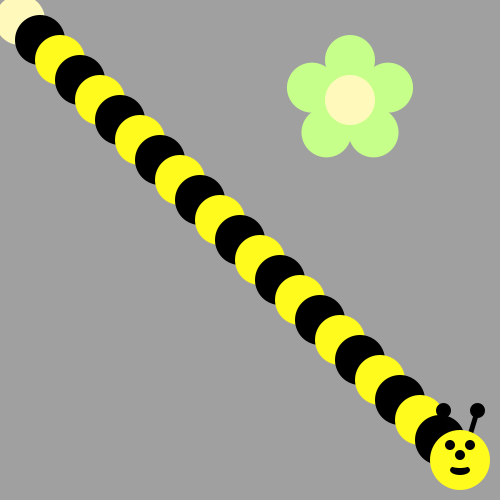
Frame 1 (no input)
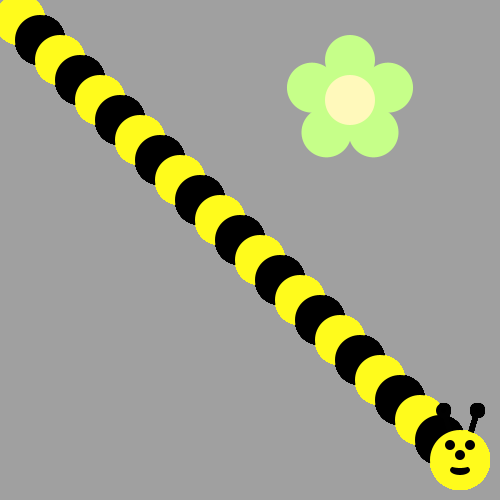
Frame 60 (the mouse pressed at the canvas centre just before this capture)
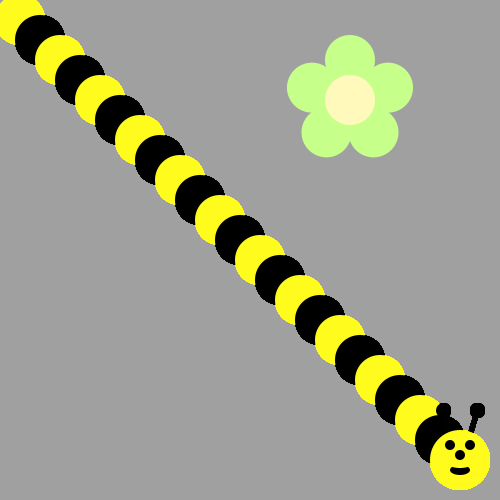
Frame 120 (the mouse held since frame 60 and released just before this capture)

The Processing sketch that drew these frames (run headless with seeded random() and noise(); from frame 60 on, the mouse is pressed at the canvas centre):

// Processing sketch: BumbleBee
// ── BumbleBee.pde
void draw() {
  int X = 20;
  int Y = 20;
  for (int i=0; i<22; i++){
   
   ellipse(X,Y,50,50); 
    Y += 20;
    X += 20;
  if (i % 2 == 0){
    fill(#000000);
  }else{
       fill(255, 251, 28);
  }
}

  drawBeeFace(X,Y);
/*Use a loop to make a body for the Bee!
Then put his head on using drawBeeFace(x,y)
Use Modulo to make the colors alternate 
*/
}

void drawFlower(int x, int y) {
     noStroke();
     translate(x, y);
     // draw 5 petals, rotating after each one
     fill(#c6ff89);      // green
      for (int i = 0; i < 5; i++) {
           ellipse(0, -40, 50, 50);
          rotate(radians(72));
     }
     fill(#fff9bb); // light yellow
     ellipse(0, 0, 50, 50);
} 
void drawBeeFace(int BeeFaceX, int BeeFaceY) {
     noStroke();
     fill(0, 0, 0);
     stroke(1);
     strokeWeight(5);
     line(BeeFaceX-10, BeeFaceY-27, BeeFaceX-17, BeeFaceY-50);
     line(BeeFaceX+10, BeeFaceY-27, BeeFaceX+17, BeeFaceY-50);
     ellipse(BeeFaceX-17, BeeFaceY-50, 10, 10);
     ellipse(BeeFaceX+17, BeeFaceY-50, 10, 10);
     noStroke();
     fill(255, 251, 28);
     ellipse(BeeFaceX, BeeFaceY, 60, 60); // face
     fill(255, 237, 209);
     fill(0,0,0);
      ellipse(BeeFaceX-10, BeeFaceY-15, 10, 10); // eyes
     ellipse(BeeFaceX+10, BeeFaceY-15, 10, 10);
      ellipse(BeeFaceX, BeeFaceY-5, 10, 10); // nose
      ellipse(BeeFaceX, BeeFaceY+10, 20, 10);// mouth
     fill(255, 251, 28);
     ellipse(BeeFaceX, BeeFaceY+5, 20, 6);
}

void setup() {
     ellipseMode(CENTER);
     size(500, 500);
     background(160, 160, 160);
      drawFlower(350, 100);
}
